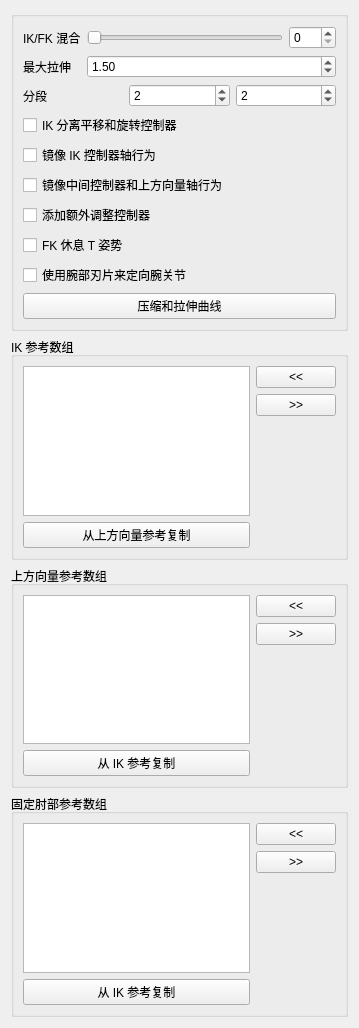
<?xml version="1.0" encoding="UTF-8"?>
<ui version="4.0">
 <class>Form</class>
 <widget class="QWidget" name="Form">
  <property name="geometry">
   <rect>
    <x>0</x>
    <y>0</y>
    <width>359</width>
    <height>1028</height>
   </rect>
  </property>
  <property name="windowTitle">
   <string>表单</string>
  </property>
  <layout class="QGridLayout" name="gridLayout">
   <item row="0" column="0">
    <widget class="QGroupBox" name="groupBox">
     <property name="title">
      <string/>
     </property>
     <layout class="QGridLayout" name="gridLayout_2">
      <item row="0" column="0">
       <layout class="QVBoxLayout" name="verticalLayout">
        <item>
         <layout class="QFormLayout" name="formLayout">
          <property name="fieldGrowthPolicy">
           <enum>QFormLayout::AllNonFixedFieldsGrow</enum>
          </property>
          <item row="0" column="0">
           <widget class="QLabel" name="ikfk_label">
            <property name="text">
             <string>IK/FK 混合</string>
            </property>
           </widget>
          </item>
          <item row="0" column="1">
           <layout class="QHBoxLayout" name="horizontalLayout_3">
            <item>
             <widget class="QSlider" name="ikfk_slider">
              <property name="minimumSize">
               <size>
                <width>0</width>
                <height>15</height>
               </size>
              </property>
              <property name="maximum">
               <number>100</number>
              </property>
              <property name="orientation">
               <enum>Qt::Horizontal</enum>
              </property>
             </widget>
            </item>
            <item>
             <widget class="QSpinBox" name="ikfk_spinBox">
              <property name="maximum">
               <number>100</number>
              </property>
             </widget>
            </item>
           </layout>
          </item>
          <item row="1" column="0">
           <widget class="QLabel" name="maxStretch_label">
            <property name="sizePolicy">
             <sizepolicy hsizetype="MinimumExpanding" vsizetype="MinimumExpanding">
              <horstretch>0</horstretch>
              <verstretch>0</verstretch>
             </sizepolicy>
            </property>
            <property name="text">
             <string>最大拉伸</string>
            </property>
           </widget>
          </item>
          <item row="1" column="1">
           <widget class="QDoubleSpinBox" name="maxStretch_spinBox">
            <property name="sizePolicy">
             <sizepolicy hsizetype="MinimumExpanding" vsizetype="Fixed">
              <horstretch>0</horstretch>
              <verstretch>0</verstretch>
             </sizepolicy>
            </property>
            <property name="minimum">
             <double>1.000000000000000</double>
            </property>
            <property name="value">
             <double>1.500000000000000</double>
            </property>
           </widget>
          </item>
         </layout>
        </item>
        <item>
         <layout class="QHBoxLayout" name="horizontalLayout">
          <item>
           <widget class="QLabel" name="divisions_label">
            <property name="text">
             <string>分段</string>
            </property>
           </widget>
          </item>
          <item>
           <widget class="QSpinBox" name="div0_spinBox">
            <property name="minimum">
             <number>0</number>
            </property>
            <property name="value">
             <number>2</number>
            </property>
           </widget>
          </item>
          <item>
           <widget class="QSpinBox" name="div1_spinBox">
            <property name="minimum">
             <number>0</number>
            </property>
            <property name="value">
             <number>2</number>
            </property>
           </widget>
          </item>
         </layout>
        </item>
        <item>
         <widget class="QCheckBox" name="ikTR_checkBox">
          <property name="text">
           <string>IK 分离平移和旋转控制器</string>
          </property>
         </widget>
        </item>
        <item>
         <widget class="QCheckBox" name="mirrorIK_checkBox">
          <property name="toolTip">
           <string extracomment="This option set the axis of the mid CTL (elbow) and the up vector control to move in a mirror behaviour ">设置中间控制器(肘部)和上方向向量控制器以镜像方式移动的轴行为 </string>
          </property>
          <property name="statusTip">
           <string extracomment="This option set the axis of the mid CTL (elbow) and the up vector control to move in a mirror behaviour ">设置中间控制器(肘部)和上方向向量控制器以镜像方式移动的轴行为 </string>
          </property>
          <property name="whatsThis">
           <string>设置中间控制器(肘部)和上方向向量控制器以镜像方式移动的轴行为 </string>
          </property>
          <property name="text">
           <string>镜像 IK 控制器轴行为</string>
          </property>
         </widget>
        </item>
        <item>
         <widget class="QCheckBox" name="mirrorMid_checkBox">
          <property name="toolTip">
           <string extracomment="This option set the axis of the mid CTL (elbow) and the up vector control to move in a mirror behaviour ">设置中间控制器(肘部)和上方向向量控制器以镜像方式移动的轴行为 </string>
          </property>
          <property name="statusTip">
           <string extracomment="This option set the axis of the mid CTL (elbow) and the up vector control to move in a mirror behaviour ">设置中间控制器(肘部)和上方向向量控制器以镜像方式移动的轴行为 </string>
          </property>
          <property name="whatsThis">
           <string>设置中间控制器(肘部)和上方向向量控制器以镜像方式移动的轴行为 </string>
          </property>
          <property name="text">
           <string>镜像中间控制器和上方向量轴行为</string>
          </property>
         </widget>
        </item>
        <item>
         <widget class="QCheckBox" name="extraTweak_checkBox">
          <property name="toolTip">
           <string extracomment="This option set the axis of the mid CTL (elbow) and the up vector control to move in a mirror behaviour ">设置中间控制器(肘部)和上方向向量控制器以镜像方式移动的轴行为 </string>
          </property>
          <property name="statusTip">
           <string extracomment="This option set the axis of the mid CTL (elbow) and the up vector control to move in a mirror behaviour ">设置中间控制器(肘部)和上方向向量控制器以镜像方式移动的轴行为 </string>
          </property>
          <property name="whatsThis">
           <string>设置中间控制器(肘部)和上方向向量控制器以镜像方式移动的轴行为 </string>
          </property>
          <property name="text">
           <string>添加额外调整控制器</string>
          </property>
         </widget>
        </item>
        <item>
         <widget class="QCheckBox" name="TPoseRest_checkBox">
          <property name="toolTip">
           <string extracomment="This option set the axis of the mid CTL (elbow) and the up vector control to move in a mirror behaviour ">&lt;html&gt;&lt;head/&gt;&lt;body&gt;&lt;p&gt;If checked, the Rest pose for  FK controls will be in T Pose&lt;/p&gt;&lt;/body&gt;&lt;/html&gt;</string>
          </property>
          <property name="statusTip">
           <string extracomment="This option set the axis of the mid CTL (elbow) and the up vector control to move in a mirror behaviour ">设置中间控制器(肘部)和上方向向量控制器以镜像方式移动的轴行为 </string>
          </property>
          <property name="whatsThis">
           <string>设置中间控制器(肘部)和上方向向量控制器以镜像方式移动的轴行为 </string>
          </property>
          <property name="text">
           <string>FK 休息 T 姿势</string>
          </property>
         </widget>
        </item>
        <item>
         <widget class="QCheckBox" name="useBlade_checkBox">
          <property name="toolTip">
           <string>&lt;html&gt;&lt;head/&gt;&lt;body&gt;&lt;p&gt;如果勾选，将使用 blade 控制腕关节方向。这不影响与手臂平面对齐的控制器。&lt;/p&gt;&lt;/body&gt;&lt;/html&gt;</string>
          </property>
          <property name="statusTip">
           <string extracomment="This option set the axis of the mid CTL (elbow) and the up vector control to move in a mirror behaviour "/>
          </property>
          <property name="whatsThis">
           <string/>
          </property>
          <property name="text">
           <string>使用腕部刃片来定向腕关节</string>
          </property>
         </widget>
        </item>
        <item>
         <layout class="QHBoxLayout" name="horizontalLayout_2">
          <item>
           <widget class="QPushButton" name="squashStretchProfile_pushButton">
            <property name="text">
             <string>压缩和拉伸曲线</string>
            </property>
           </widget>
          </item>
         </layout>
        </item>
       </layout>
      </item>
     </layout>
    </widget>
   </item>
   <item row="1" column="0">
    <widget class="QGroupBox" name="ikRefArray_groupBox">
     <property name="title">
      <string>IK 参考数组</string>
     </property>
     <layout class="QGridLayout" name="gridLayout_3">
      <item row="0" column="0">
       <layout class="QHBoxLayout" name="ikRefArray_horizontalLayout">
        <item>
         <layout class="QVBoxLayout" name="ikRefArray_verticalLayout_1">
          <item>
           <widget class="QListWidget" name="ikRefArray_listWidget">
            <property name="dragDropOverwriteMode">
             <bool>true</bool>
            </property>
            <property name="dragDropMode">
             <enum>QAbstractItemView::InternalMove</enum>
            </property>
            <property name="defaultDropAction">
             <enum>Qt::MoveAction</enum>
            </property>
            <property name="alternatingRowColors">
             <bool>true</bool>
            </property>
            <property name="selectionMode">
             <enum>QAbstractItemView::ExtendedSelection</enum>
            </property>
            <property name="selectionRectVisible">
             <bool>false</bool>
            </property>
           </widget>
          </item>
          <item>
           <widget class="QPushButton" name="ikRefArray_copyRef_pushButton">
            <property name="text">
             <string>从上方向量参考复制</string>
            </property>
           </widget>
          </item>
         </layout>
        </item>
        <item>
         <layout class="QVBoxLayout" name="ikRefArray_verticalLayout_2">
          <item>
           <widget class="QPushButton" name="ikRefArrayAdd_pushButton">
            <property name="text">
             <string>&lt;&lt;</string>
            </property>
           </widget>
          </item>
          <item>
           <widget class="QPushButton" name="ikRefArrayRemove_pushButton">
            <property name="text">
             <string>&gt;&gt;</string>
            </property>
           </widget>
          </item>
          <item>
           <spacer name="ikRefArray_verticalSpacer">
            <property name="orientation">
             <enum>Qt::Vertical</enum>
            </property>
            <property name="sizeHint" stdset="0">
             <size>
              <width>20</width>
              <height>40</height>
             </size>
            </property>
           </spacer>
          </item>
         </layout>
        </item>
       </layout>
      </item>
     </layout>
    </widget>
   </item>
   <item row="2" column="0">
    <widget class="QGroupBox" name="upvRefArray_groupBox">
     <property name="title">
      <string>上方向量参考数组</string>
     </property>
     <layout class="QGridLayout" name="gridLayout_5">
      <item row="0" column="0">
       <layout class="QHBoxLayout" name="upvRefArray_horizontalLayout">
        <item>
         <layout class="QVBoxLayout" name="upvRefArray_verticalLayout_1">
          <item>
           <widget class="QListWidget" name="upvRefArray_listWidget">
            <property name="dragDropOverwriteMode">
             <bool>true</bool>
            </property>
            <property name="dragDropMode">
             <enum>QAbstractItemView::InternalMove</enum>
            </property>
            <property name="defaultDropAction">
             <enum>Qt::MoveAction</enum>
            </property>
            <property name="alternatingRowColors">
             <bool>true</bool>
            </property>
            <property name="selectionMode">
             <enum>QAbstractItemView::ExtendedSelection</enum>
            </property>
            <property name="selectionRectVisible">
             <bool>false</bool>
            </property>
           </widget>
          </item>
          <item>
           <widget class="QPushButton" name="upvRefArray_copyRef_pushButton">
            <property name="text">
             <string>从 IK 参考复制</string>
            </property>
           </widget>
          </item>
         </layout>
        </item>
        <item>
         <layout class="QVBoxLayout" name="upvRefArray_verticalLayout_2">
          <item>
           <widget class="QPushButton" name="upvRefArrayAdd_pushButton">
            <property name="text">
             <string>&lt;&lt;</string>
            </property>
           </widget>
          </item>
          <item>
           <widget class="QPushButton" name="upvRefArrayRemove_pushButton">
            <property name="text">
             <string>&gt;&gt;</string>
            </property>
           </widget>
          </item>
          <item>
           <spacer name="upvRefArray_verticalSpacer">
            <property name="orientation">
             <enum>Qt::Vertical</enum>
            </property>
            <property name="sizeHint" stdset="0">
             <size>
              <width>20</width>
              <height>40</height>
             </size>
            </property>
           </spacer>
          </item>
         </layout>
        </item>
       </layout>
      </item>
     </layout>
    </widget>
   </item>
   <item row="3" column="0">
    <widget class="QGroupBox" name="pinRefArray_groupBox">
     <property name="title">
      <string>固定肘部参考数组</string>
     </property>
     <layout class="QGridLayout" name="gridLayout_4">
      <item row="0" column="0">
       <layout class="QHBoxLayout" name="pinRefArray_horizontalLayout">
        <item>
         <layout class="QVBoxLayout" name="pinRefArray_verticalLayout">
          <item>
           <widget class="QListWidget" name="pinRefArray_listWidget">
            <property name="dragDropOverwriteMode">
             <bool>true</bool>
            </property>
            <property name="dragDropMode">
             <enum>QAbstractItemView::InternalMove</enum>
            </property>
            <property name="defaultDropAction">
             <enum>Qt::MoveAction</enum>
            </property>
            <property name="alternatingRowColors">
             <bool>true</bool>
            </property>
            <property name="selectionMode">
             <enum>QAbstractItemView::ExtendedSelection</enum>
            </property>
            <property name="selectionRectVisible">
             <bool>false</bool>
            </property>
           </widget>
          </item>
          <item>
           <widget class="QPushButton" name="pinRefArray_copyRef_pushButton">
            <property name="text">
             <string>从 IK 参考复制</string>
            </property>
           </widget>
          </item>
         </layout>
        </item>
        <item>
         <layout class="QVBoxLayout" name="pinRefArray_verticalLayout_2">
          <item>
           <widget class="QPushButton" name="pinRefArrayAdd_pushButton">
            <property name="text">
             <string>&lt;&lt;</string>
            </property>
           </widget>
          </item>
          <item>
           <widget class="QPushButton" name="pinRefArrayRemove_pushButton">
            <property name="text">
             <string>&gt;&gt;</string>
            </property>
           </widget>
          </item>
          <item>
           <spacer name="pinRefArray_verticalSpacer">
            <property name="orientation">
             <enum>Qt::Vertical</enum>
            </property>
            <property name="sizeHint" stdset="0">
             <size>
              <width>20</width>
              <height>40</height>
             </size>
            </property>
           </spacer>
          </item>
         </layout>
        </item>
       </layout>
      </item>
     </layout>
    </widget>
   </item>
  </layout>
 </widget>
 <resources/>
 <connections>
  <connection>
   <sender>ikfk_slider</sender>
   <signal>sliderMoved(int)</signal>
   <receiver>ikfk_spinBox</receiver>
   <slot>setValue(int)</slot>
   <hints>
    <hint type="sourcelabel">
     <x>144</x>
     <y>47</y>
    </hint>
    <hint type="destinationlabel">
     <x>220</x>
     <y>45</y>
    </hint>
   </hints>
  </connection>
  <connection>
   <sender>ikfk_spinBox</sender>
   <signal>valueChanged(int)</signal>
   <receiver>ikfk_slider</receiver>
   <slot>setValue(int)</slot>
   <hints>
    <hint type="sourcelabel">
     <x>222</x>
     <y>37</y>
    </hint>
    <hint type="destinationlabel">
     <x>182</x>
     <y>37</y>
    </hint>
   </hints>
  </connection>
 </connections>
</ui>
